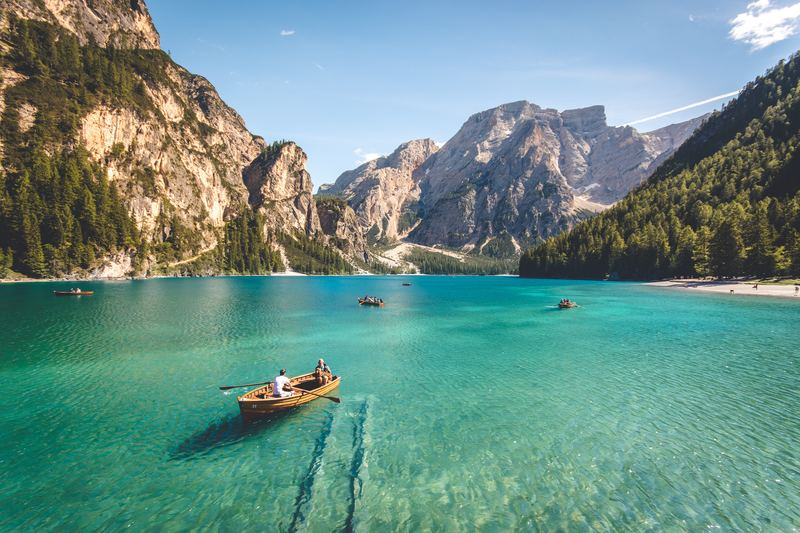
#> input picture aula-21-03/lab02/imagens/bg.jpg, 800 x 533 px
$ python rgb.py ../../aula-21-03/lab02/imagens/bg.jpg
#> lines starting #> are read from the running program, lines starting #| are printed output that depends on the picture
import sys
import cv2
import numpy as np
import matplotlib.pyplot as plt

#abre imagem
filename = sys.argv[1]

im = cv2.imread(filename)
#> im is the input picture: shape (533, 800, 3); mean B, G, R 135.9, 143.5, 106.8

#converte cores
im_in_hsv = cv2.cvtColor(im, cv2.COLOR_BGR2HSV)
#> im_in_hsv: shape (533, 800, 3); mean H, S, V 73.9, 99.9, 155.2

#split
im_h,im_s,im_v = cv2.split(im_in_hsv)
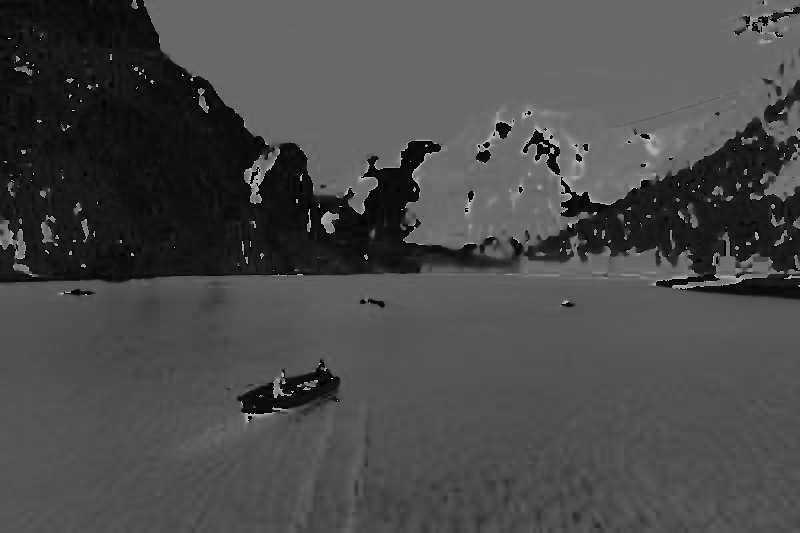
#> im_h: shape (533, 800); min 0, max 179, mean 73.9
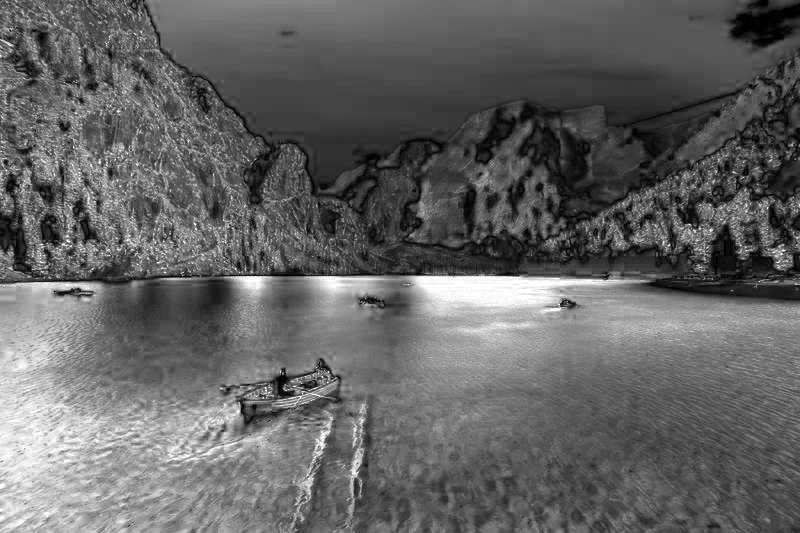
#> im_s: shape (533, 800); min 0, max 255, mean 99.9
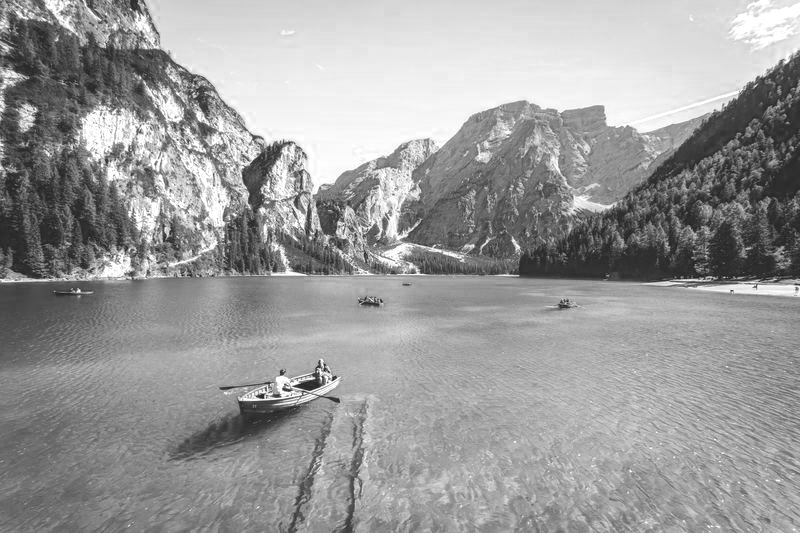
#> im_v: shape (533, 800); min 17, max 255, mean 155.2

im_h = im[:,:,0]
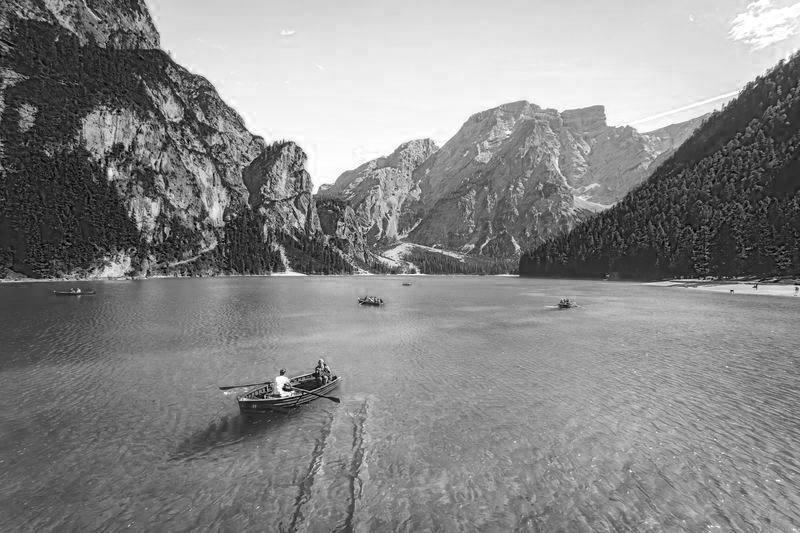
#> im_h: shape (533, 800); min 0, max 255, mean 135.9
im_s = im[:,:,1]
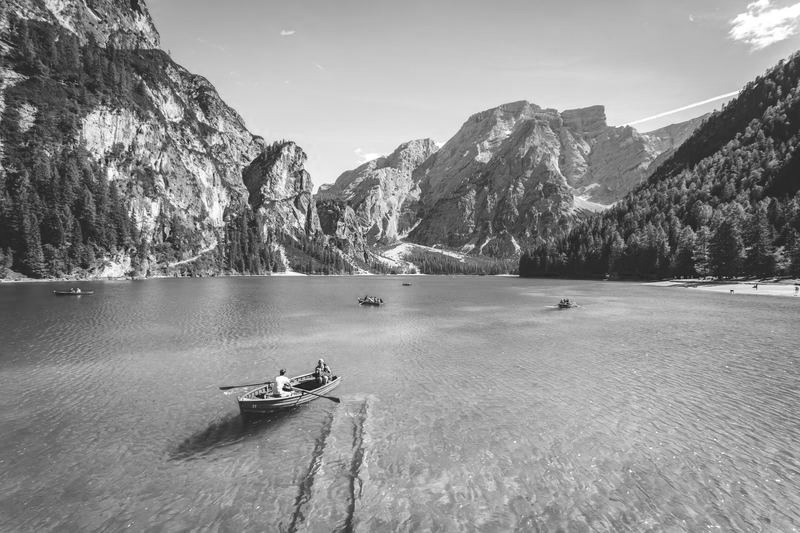
#> im_s: shape (533, 800); min 1, max 255, mean 143.5
im_v = im[:,:,2]
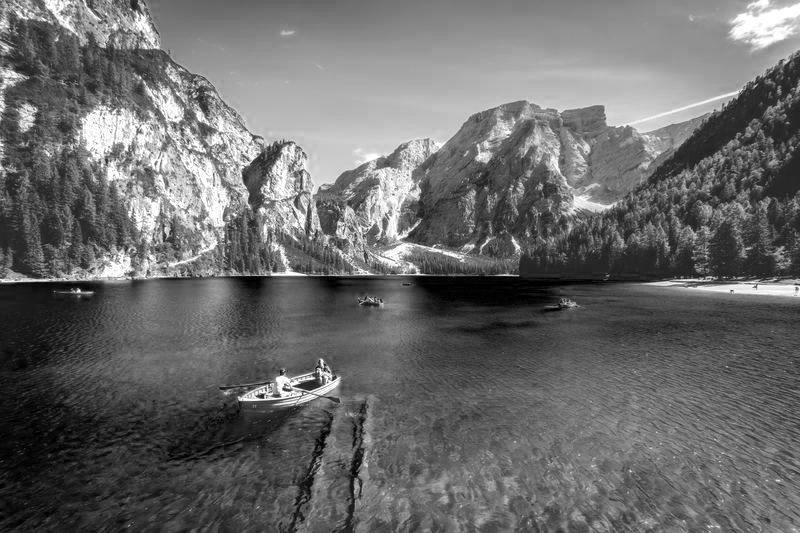
#> im_v: shape (533, 800); min 0, max 255, mean 106.8


#combina as imagens
im = cv2.merge([im_h,im_s,im_v])

#mostra imagens
imagens = [im_h,im_s,im_v]


x_values = np.arange(256)

plt.subplot(1,3,1),plt.imshow(imagens[0],cmap = 'gray')
plt.subplot(1,3,2),plt.imshow(imagens[1],cmap = 'gray')
plt.subplot(1,3,3),plt.imshow(imagens[2],cmap = 'gray')


plt.show()
